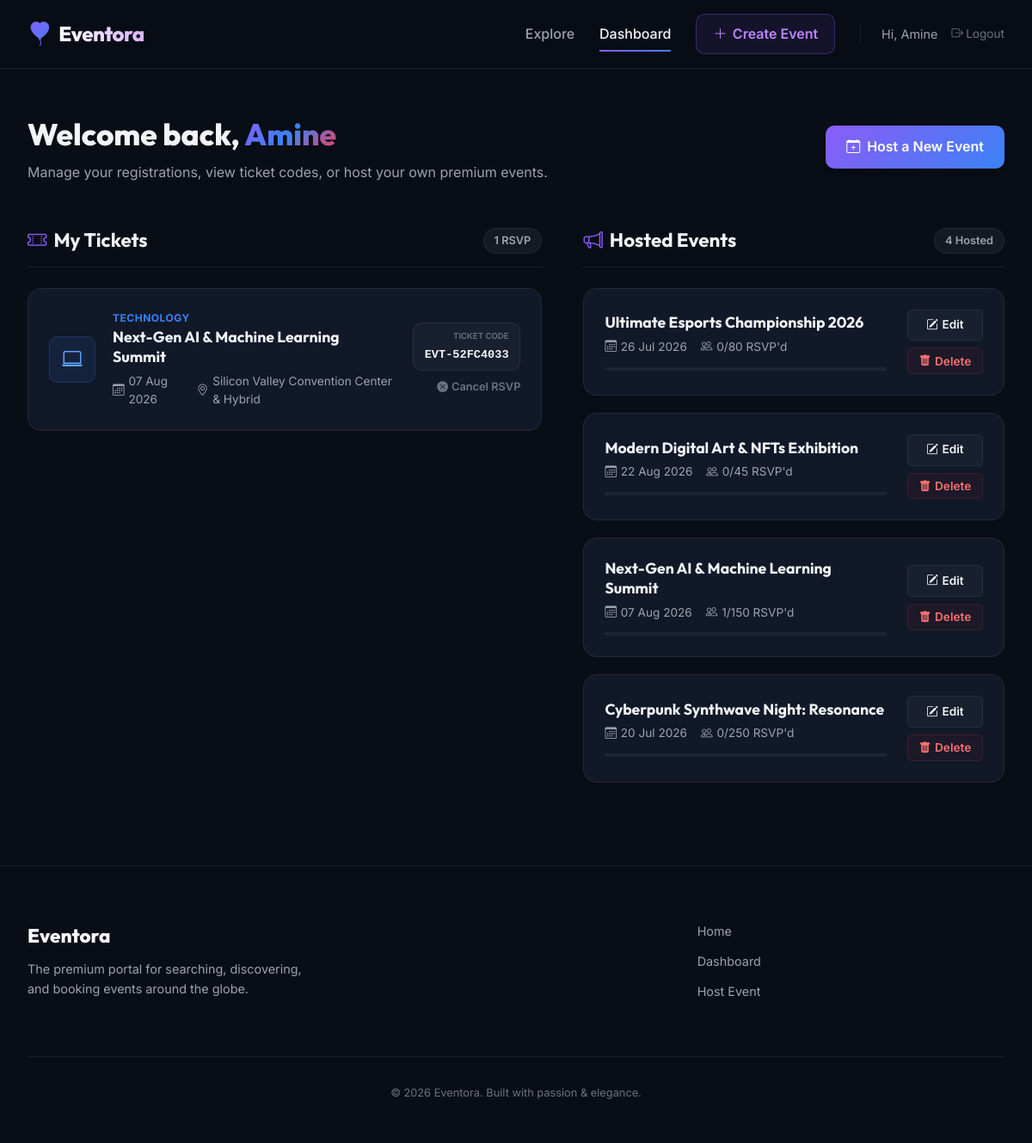
The page /dashboard/ (signed in) on the database its author committed.
### events/models.py (models this page shows, shortened)
class Registration(models.Model):
    STATUS_CHOICES = [
        ('Confirmed', 'Confirmed'),
        ('Cancelled', 'Cancelled'),
    ]
    event = models.ForeignKey(Event, on_delete=models.CASCADE, related_name="registrations")
    user = models.ForeignKey(User, on_delete=models.CASCADE, related_name="registrations")
    registered_at = models.DateTimeField(auto_now_add=True)
    ticket_code = models.CharField(max_length=100, unique=True, blank=True)
    status = models.CharField(max_length=20, choices=STATUS_CHOICES, default='Confirmed')
    class Meta:
        unique_together = ('event', 'user')

class Event(models.Model):
    title = models.CharField(max_length=200)
    slug = models.SlugField(max_length=200, unique=True, blank=True)
    description = models.TextField()
    date = models.DateField()
    time = models.TimeField()
    location = models.CharField(max_length=250)
    capacity = models.PositiveIntegerField()
    image_url = models.URLField(max_length=500, blank=True, help_text="Unsplash or other image link. Leaves empty for category default.")
    organizer = models.ForeignKey(User, on_delete=models.CASCADE, related_name="organized_events")
    category = models.ForeignKey(Category, on_delete=models.SET_NULL, null=True, related_name="events")
    created_at = models.DateTimeField(auto_now_add=True)
    @property
    def registered_count(self):
        return self.registrations.filter(status='Confirmed').count()
    @property
    def occupancy_percentage(self):
        if self.capacity <= 0:
            return 100
        return min(100, int((self.registered_count / self.capacity) * 100))

class Category(models.Model):
    name = models.CharField(max_length=100, unique=True)
    slug = models.SlugField(max_length=100, unique=True, blank=True)
    icon = models.CharField(max_length=50, help_text="Bootstrap icon class, e.g. bi-laptop", default="bi-calendar-event")
    class Meta:
        verbose_name_plural = "Categories"

### events/views.py (the view)
# urls.py: path('dashboard/', views.dashboard, name='dashboard'),
@login_required
def dashboard(request):
    registrations = Registration.objects.filter(user=request.user, status='Confirmed').select_related('event')
    organized_events = Event.objects.filter(organizer=request.user).order_by('-created_at')
    context = {
        'registrations': registrations,
        'organized_events': organized_events,
    }
    return render(request, 'events/dashboard.html', context)

### events/templates/events/dashboard.html (shortened to what this page needs)
{% extends 'events/base.html' %}
{% block content %}
<div class="dashboard-container">
    <header class="dashboard-header">
        <div class="welcome-box">
            <h1>Welcome back, <span class="gradient-text">{{ user.first_name|default:user.username }}</span></h1>
            <p>Manage your registrations, view ticket codes, or host your own premium events.</p>
        </div>
        <div class="header-actions">
            <a href="{% url 'create_event' %}" class="btn-primary"><i class="bi bi-calendar-plus"></i> Host a New Event</a>
        </div>
    </header>
    <div class="dashboard-grid">
        <section class="dashboard-section registrations-section">
            <div class="section-title-bar">
                <h2><i class="bi bi-ticket-perforated"></i> My Tickets</h2>
                <span class="count-badge">{{ registrations.count }} RSVP{{ registrations.count|pluralize }}</span>
            </div>
            {% if registrations %}
                <div class="dashboard-list">
                    {% for reg in registrations %}
                        <div class="dashboard-item ticket-item">
                            <div class="item-visual {{ reg.event.category.slug|default:'default' }}">
                                <i class="bi {{ reg.event.category.icon|default:'bi-calendar' }}"></i>
                            </div>
                            <div class="item-details">
                                <span class="item-category">{{ reg.event.category.name|default:"General" }}</span>
                                <h3 class="item-title"><a href="{% url 'event_detail' reg.event.slug %}">{{ reg.event.title }}</a></h3>
                                <div class="item-meta">
                                    <span><i class="bi bi-calendar3"></i> {{ reg.event.date|date:"d M Y" }}</span>
                                    <span><i class="bi bi-geo-alt"></i> {{ reg.event.location }}</span>
                                </div>
                            </div>
                            <div class="item-ticket-info">
                                <div class="ticket-badge">
                                    <span class="ticket-label">TICKET CODE</span>
                                    <span class="ticket-number">{{ reg.ticket_code }}</span>
                                </div>
                                <form method="POST" action="{% url 'cancel_registration' reg.event.slug %}" class="ajax-cancel-form" data-title="{{ reg.event.title }}">
                                    <button type="submit" class="btn-cancel-link" title="Cancel Registration">
                                        <i class="bi bi-x-circle-fill"></i> Cancel RSVP
                                    </button>
                                </form>
                            </div>
                        </div>
                    {% endfor %}
                </div>
            {% endif %}
        </section>
        <section class="dashboard-section hosting-section">
            <div class="section-title-bar">
                <h2><i class="bi bi-megaphone"></i> Hosted Events</h2>
                <span class="count-badge">{{ organized_events.count }} Hosted</span>
            </div>
            {% if organized_events %}
                <div class="dashboard-list">
                    {% for event in organized_events %}
                        <div class="dashboard-item host-item">
                            <div class="item-details">
                                <h3 class="item-title"><a href="{% url 'event_detail' event.slug %}">{{ event.title }}</a></h3>
                                <div class="item-meta">
                                    <span><i class="bi bi-calendar3"></i> {{ event.date|date:"d M Y" }}</span>
                                    <span><i class="bi bi-people"></i> {{ event.registered_count }}/{{ event.capacity }} RSVP'd</span>
                                </div>
                                <div class="item-progress-wrapper">
                                </div>
                            </div>
                            <div class="item-actions">
                                <a href="{% url 'edit_event' event.slug %}" class="btn-edit-action" title="Edit Event">
                                    <i class="bi bi-pencil-square"></i> Edit
                                </a>
                                <form method="POST" action="{% url 'delete_event' event.slug %}" class="confirm-delete-form" data-title="{{ event.title }}">
                                    <button type="submit" class="btn-delete-action" title="Delete Event">
                                        <i class="bi bi-trash-fill"></i> Delete
                                    </button>
                                </form>
                            </div>
                        </div>
                    {% endfor %}
                </div>
            {% endif %}
        </section>
    </div>
</div>
{% endblock %}

### events/templates/events/base.html (shortened to what this page needs)
<!DOCTYPE html>
<html lang="en">
<head>
    <link rel="stylesheet" href="https://cdn.jsdelivr.net/npm/bootstrap-icons@1.11.3/font/bootstrap-icons.min.css">
    {% load static %}
    <link rel="stylesheet" href="{% static 'css/style.css' %}">
</head>
<body>
    <header class="app-header">
        <div class="nav-container">
            <a href="{% url 'home' %}" class="logo">
                <span class="logo-icon"><i class="bi bi-balloon-heart-fill"></i></span>
                <span class="logo-text">Eventora</span>
            </a>
            <nav class="nav-links">
                <a href="{% url 'home' %}" class="nav-link {% if request.resolver_match.url_name == 'home' %}active{% endif %}">Explore</a>
                {% if user.is_authenticated %}
                    <a href="{% url 'dashboard' %}" class="nav-link {% if request.resolver_match.url_name == 'dashboard' %}active{% endif %}">Dashboard</a>
                    <a href="{% url 'create_event' %}" class="btn-create"><i class="bi bi-plus-lg"></i> Create Event</a>
                    <div class="user-menu">
                        <span class="user-greeting">Hi, {{ user.first_name|default:user.username }}</span>
                        <a href="{% url 'logout' %}" class="btn-logout"><i class="bi bi-box-arrow-right"></i> Logout</a>
                    </div>
                {% else %}
                    <a href="{% url 'login' %}" class="btn-login">Login</a>
                    <a href="{% url 'signup' %}" class="btn-signup">Sign Up</a>
                {% endif %}
            </nav>
        </div>
    </header>
    <main class="main-content">
        {% block content %}{% endblock %}
    </main>
    <footer class="app-footer">
        <div class="footer-container">
            <div class="footer-brand">
                <h3>Eventora</h3>
                <p>The premium portal for searching, discovering, and booking events around the globe.</p>
            </div>
            <div class="footer-links">
                <a href="{% url 'home' %}">Home</a>
                {% if user.is_authenticated %}
                    <a href="{% url 'dashboard' %}">Dashboard</a>
                    <a href="{% url 'create_event' %}">Host Event</a>
                {% else %}
                    <a href="{% url 'login' %}">Login</a>
                    <a href="{% url 'signup' %}">Sign Up</a>
                {% endif %}
            </div>
            <div class="footer-copy">
                <p>&copy; 2026 Eventora. Built with passion & elegance.</p>
            </div>
        </div>
    </footer>
</body>
</html>

### rows shown on the page
Registration: event.category.name "TECHNOLOGY", event "Next-Gen AI & Machine Learning Summit", event "07 Aug 2026", event.location "Silicon Valley Convention Center & Hybrid", ticket_code "EVT-52FC4033"
Event: title "Ultimate Esports Championship 2026", date "26 Jul 2026", registered_count "0", capacity "80"
Event: title "Modern Digital Art & NFTs Exhibition", date "22 Aug 2026", registered_count "0", capacity "45"
Event: title "Next-Gen AI & Machine Learning Summit", date "07 Aug 2026", registered_count "1", capacity "150"
Event: title "Cyberpunk Synthwave Night: Resonance", date "20 Jul 2026", registered_count "0", capacity "250"

### other values the page prints
{{ user.first_name|default:user.username }} "Amine"
{{ registrations.count }} "1"
{{ organized_events.count }} "4"
